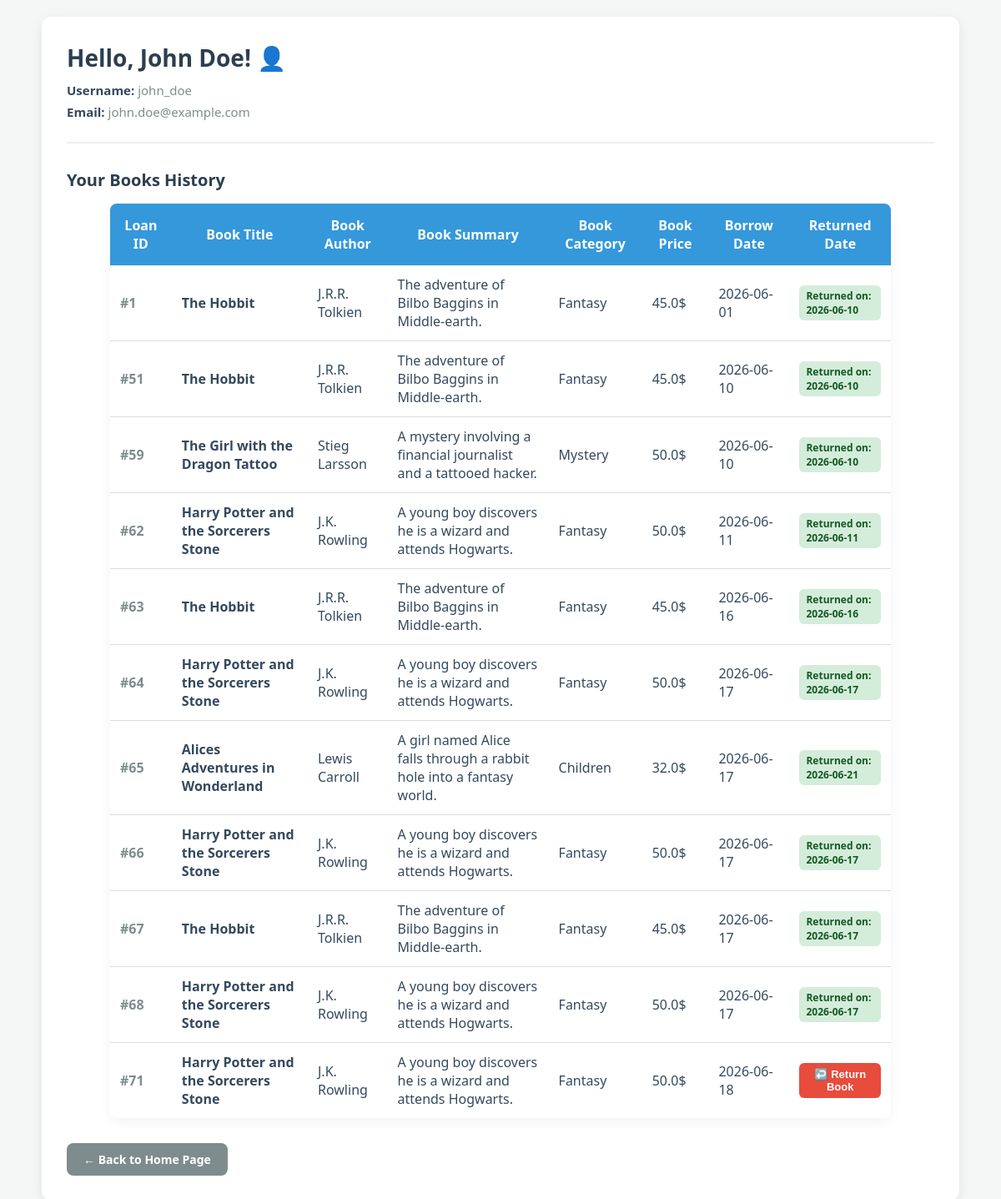
Screenshot of /profile (signed in) with the database file from the repository.
### tables this page shows
CREATE TABLE Users (
    id_user INTEGER PRIMARY KEY,
    username TEXT UNIQUE NOT NULL,
    email TEXT UNIQUE NOT NULL,
    password TEXT NOT NULL, 
    full_name TEXT NOT NULL
);

CREATE TABLE Loans (
    id INTEGER PRIMARY KEY,
    id_user INTEGER NOT NULL,
    book_id INTEGER NOT NULL,
    borrow_date TEXT NOT NULL,       
    return_due_date TEXT NOT NULL,   
    actual_return_date TEXT,         
    FOREIGN KEY (id_user) REFERENCES Users(id_user),
    FOREIGN KEY (book_id) REFERENCES Books(id)
);

CREATE TABLE Books (
    id INTEGER PRIMARY KEY,
    title TEXT NOT NULL,
    author TEXT NOT NULL,
    summary TEXT,
    category TEXT,
    price REAL,
    rating REAL
);

### routers/users.py (the view)
@router.get("/profile")
def get_profile(request:Request):
    user_id = request.cookies.get("id_user")
    if user_id is None:
        return RedirectResponse(url="/", status_code=303)
    conn = sqlite3.connect("library.db")
    cursor = conn.cursor()
    cursor.execute(""" select full_name, username, email
                        from Users
                        where id_user = ?
                        """, (user_id,))
    user = cursor.fetchone()
    if user is None:
        return templates.TemplateResponse(request, "index.html", {"Message": "User not found"})
    cursor.execute(""" select l.id,
                              b.title,
                              b.author,
                              b.summary,
                              b.category,
                              b.price,
                              l.borrow_date,
                              l.actual_return_date
                        from Loans as l
                        inner join Books as b
                        on b.id = l.book_id
                        where l.id_user = ? """ ,(user_id,))
    books = cursor.fetchall()
    conn.close()
    return templates.TemplateResponse(request, "profile.html" ,
                                      {
                                        "full_name": user[0],
                                         "username": user[1],
                                          "email" : user[2],
                                           "books": books })

### templates/profile.html (shortened to what this page needs)
<!DOCTYPE html>
<html>
<head>
    <link rel="stylesheet" href="/static/css/main.css">
    <link rel="stylesheet" href="/static/css/tables.css">
    <link rel="stylesheet" href="/static/css/profile.css">
</head>
<body>
    <div class="profile-container">
        <div class="user-info">
            <h1>Hello, {{full_name}}! 👤</h1>
            <p><strong>Username:</strong> {{username}}</p>
            <p><strong>Email:</strong> {{email}}</p>
        </div>
        <h2>Your Books History</h2>
        {% if books %}
        <table>
            <thead>
                <tr>
                    <th>Loan ID</th>
                    <th>Book Title</th>
                    <th>Book Author</th>
                    <th>Book Summary</th>
                    <th>Book Category</th>
                    <th>Book Price</th>
                    <th>Borrow Date</th>
                    <th>Returned Date</th>
                </tr>
            </thead>
            <tbody>
                {% for book in books %}
                <tr>
                    <td><span style="color: #7f8c8d; font-weight: bold;">#{{book[0]}}</span></td>
                    <td><strong>{{book[1]}}</strong></td>
                    <td>{{book[2]}}</td>
                    <td>{{book[3]}}</td>
                    <td>{{book[4]}}</td>
                    <td>{{book[5]}}$</td>
                    <td>{{book[6]}}</td>
                    <td>
                        {% if book[7] %}
                            <span class="status-tag status-returned">Returned on: {{book[7]}}</span>
                        {% else %}
                            <form action="/loans/return-confirm" method="POST" class="return-form">
                                <button type="submit" class="return-btn">↩️ Return Book</button>
                            </form>
                        {% endif %}
                    </td>
                </tr>
                {% endfor %}
            </tbody>
        </table>
        {% else %}
            <p class="no-history">No book history found for this account yet.</p>
        {% endif %}
        <a href="/" class="back-btn">← Back to Home Page</a>
    </div>
</body>
</html>

### templates/css/main.css (style rules this page uses)
body { font-family: 'Segoe UI', Tahoma, Geneva, Verdana, sans-serif; background-color: #f4f7f6; margin: 0; padding: 20px; color: #2c3e50; display: flex; flex-direction: column; align-items: center; justify-content: center; min-height: 100vh; box-sizing: border-box; }
h1 { text-align: center; color: #2c3e50; margin-bottom: 30px; }

### templates/css/tables.css (style rules this page uses)
table { width: 90%; margin: auto; border-collapse: collapse; background-color: white; box-shadow: 0 4px 15px rgba(0, 0, 0, 0.05); border-radius: 8px; overflow: hidden; }
th { background-color: #4CAF50; color: white; padding: 15px; font-weight: 600; }
td { padding: 12px; text-align: center; border-bottom: 1px solid #dddddd; color: #34495e; }
tr:last-child td { border-bottom: none; }
table button { background-color: #4CAF50; color: white; border: none; padding: 10px 15px; cursor: pointer; border-radius: 5px; font-weight: bold; transition: background-color 0.2s ease, transform 0.1s ease; }

### templates/css/profile.css (style rules this page uses)
.profile-container { background-color: white; padding: 30px; border-radius: 12px; box-shadow: 0 4px 15px rgba(0, 0, 0, 0.08); max-width: 1100px; width: 100%; box-sizing: border-box; }
.user-info { border-bottom: 2px solid #ecf0f1; padding-bottom: 20px; margin-bottom: 30px; }
.user-info h1 { margin: 0 0 10px 0; color: #2c3e50; font-size: 28px; text-align: left; }
.user-info p { margin: 6px 0; color: #7f8c8d; font-size: 15px; }
.user-info strong { color: #34495e; }
h2 { color: #2c3e50; font-size: 20px; margin-bottom: 15px; }
table th { background-color: #3498db; }
table td { text-align: left; vertical-align: middle; }
.status-tag { padding: 4px 8px; border-radius: 6px; font-size: 12px; font-weight: bold; display: inline-block; }
.status-returned { background-color: #d4edda; color: #155724; }
.return-btn { background-color: #e74c3c; color: white; border: none; padding: 6px 12px; font-size: 13px; font-weight: bold; border-radius: 6px; cursor: pointer; transition: background-color 0.2s ease, transform 0.1s ease; }
.return-form { margin: 0; padding: 0; display: inline; }
.back-btn { display: inline-block; margin-top: 30px; background-color: #7f8c8d; color: white; text-decoration: none; padding: 10px 20px; border-radius: 8px; font-weight: bold; font-size: 14px; transition: background-color 0.3s ease; }

### rows the page displays
Users: full_name "John Doe", username "john_doe", email "john.doe@example.com"
Loans: id "1", title "The Hobbit", author "J.R.R. Tolkien", summary "The adventure of Bilbo Baggins in Middle-earth.", category "Fantasy", price "45.0", borrow_date "2026-06-01", actual_return_date "2026-06-10"
Loans: id "51", title "The Hobbit", author "J.R.R. Tolkien", summary "The adventure of Bilbo Baggins in Middle-earth.", category "Fantasy", price "45.0", borrow_date "2026-06-10", actual_return_date "2026-06-10"
Loans: id "59", title "The Girl with the Dragon Tattoo", author "Stieg Larsson", summary "A mystery involving a financial journalist and a tattooed hacker.", category "Mystery", price "50.0", borrow_date "2026-06-10", actual_return_date "2026-06-10"
Loans: id "62", title "Harry Potter and the Sorcerers Stone", author "J.K. Rowling", summary "A young boy discovers he is a wizard and attends Hogwarts.", category "Fantasy", price "50.0", borrow_date "2026-06-11", actual_return_date "2026-06-11"
Loans: id "63", title "The Hobbit", author "J.R.R. Tolkien", summary "The adventure of Bilbo Baggins in Middle-earth.", category "Fantasy", price "45.0", borrow_date "2026-06-16", actual_return_date "2026-06-16"
Loans: id "64", title "Harry Potter and the Sorcerers Stone", author "J.K. Rowling", summary "A young boy discovers he is a wizard and attends Hogwarts.", category "Fantasy", price "50.0", borrow_date "2026-06-17", actual_return_date "2026-06-17"
Loans: id "65", title "Alices Adventures in Wonderland", author "Lewis Carroll", summary "A girl named Alice falls through a rabbit hole into a fantasy world.", category "Children", price "32.0", borrow_date "2026-06-17", actual_return_date "2026-06-21"
Loans: id "66", title "Harry Potter and the Sorcerers Stone", author "J.K. Rowling", summary "A young boy discovers he is a wizard and attends Hogwarts.", category "Fantasy", price "50.0", borrow_date "2026-06-17", actual_return_date "2026-06-17"
Loans: id "67", title "The Hobbit", author "J.R.R. Tolkien", summary "The adventure of Bilbo Baggins in Middle-earth.", category "Fantasy", price "45.0", borrow_date "2026-06-17", actual_return_date "2026-06-17"
Loans: id "68", title "Harry Potter and the Sorcerers Stone", author "J.K. Rowling", summary "A young boy discovers he is a wizard and attends Hogwarts.", category "Fantasy", price "50.0", borrow_date "2026-06-17", actual_return_date "2026-06-17"
Loans: id "71", title "Harry Potter and the Sorcerers Stone", author "J.K. Rowling", summary "A young boy discovers he is a wizard and attends Hogwarts.", category "Fantasy", price "50.0", borrow_date "2026-06-18"
